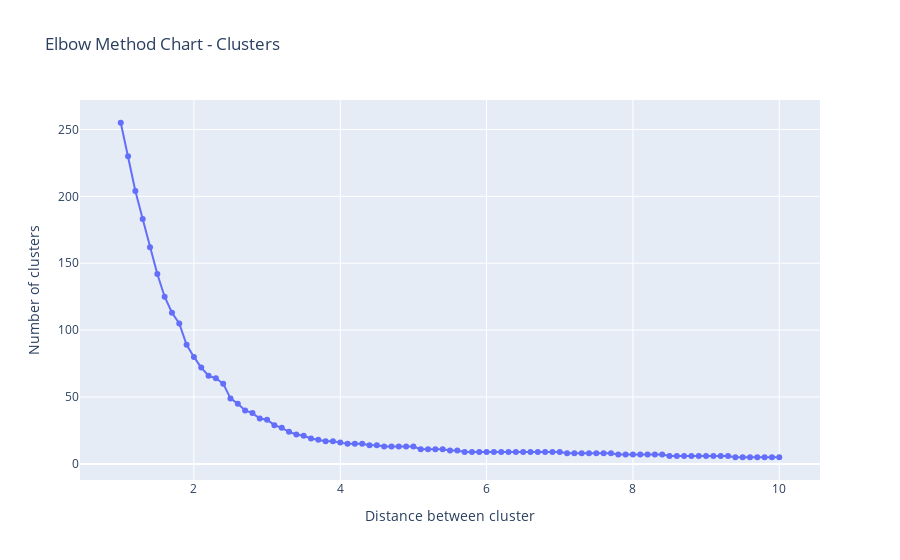

The code cell stored with this chart in its notebook:
### Markdown cell above
## <a id='toc1_3_'></a>[Agglomerative Hierarchical Clustering using Ward Linkage](#toc0_)

As indicated by the term hierarchical, the method seeks to build clusters based on hierarchy. Generally, there are two types of clustering strategies: **Agglomerative** and **Divisive**. Here, we mainly focus on the agglomerative approach, which can be easily pictured as a ‘bottom-up’ algorithm.

### <a id='toc1_3_1_'></a>[Ward Linkage Method](#toc0_)

There are four methods for combining clusters in agglomerative approach. The one we choose to use is called Ward’s Method. Unlike the others. Instead of measuring the distance directly, it analyzes the variance of clusters. Ward’s is said to be the most suitable method for quantitative variables.
    
$\Delta(A,B) = \sum_{i\in A \bigcup B} ||\overrightarrow{x_i} - \overrightarrow{m}_{A \bigcup B}||^2 - \sum_{i \in A}||\overrightarrow{x_i} - \overrightarrow{m}_A||^2 -\sum_{i \in B}||\overrightarrow{x_i}- \overrightarrow{m}_B||^2 
= \frac{n_An_B}{n_A+n_B} ||\overrightarrow{m}_A- \overrightarrow{m}_B||^2$

where $\overrightarrow{m}_j$ is the center of cluster j, and $n_j$ is the number of points in it. Δ is called the merging cost of combining the clusters A and B. With hierarchical clustering, the sum of squares starts out at zero (because every point is in its own cluster) and then grows as we merge clusters. Ward’s method keeps this growth as small as possible.

The euclidean distance is the straight line distance between two points in Euclidean Space.

$d(p,q) = \sqrt{(q_1 -p_1)^2 + (q_2 - p_2)^2 + \cdots + (q_n -p_n)^2} = \sqrt{\sum_{i=1} (q_i-p_i)^2}$

### Code cell
# dist_matrix is long form distance matrix
# notice this is the intracluster SSE
def intracluster_sse(df: pd.DataFrame) -> float:
    avg = df.mean(axis = 1)
    sse = (df.T - avg).pow(2).sum().sum()
    return (sse)

linkage_matrix = linkage(pivot_combined.T, 'ward')
t_values = np.arange(1, 10.1, 0.1)
avg_sse = []
clusters = []
for t in t_values:
    res = fcluster(linkage_matrix, criterion = "distance", t = t)
    df = pd.DataFrame(res, index = pivot_combined.columns).reset_index()
    grouped_data = df.groupby(0)['catalog_id'].apply(list).reset_index()
    sse_list = []
    clusters.append(len(grouped_data))
    for catalog in grouped_data["catalog_id"]:
        sse_list.append(intracluster_sse(pivot_combined[catalog]))
    avg_sse.append(sum(sse_list))

fig = go.Figure()
fig.add_trace(go.Scatter(x=t_values, y=clusters, mode='lines+markers'))
fig.update_xaxes(title_text="Distance between cluster")
fig.update_yaxes(title_text="Number of clusters")
fig.update_layout(title="Elbow Method Chart - Clusters")

### Figure 1 — Plotly figure (JSON) as saved in the notebook; plotly's stock layout.template omitted (floating-point values rounded to 4 significant figures)
{"data": [{"mode": "lines+markers", "type": "scatter", "x": [1, 1.1, 1.2, 1.3, 1.4, 1.5, 1.6, 1.7, 1.8, 1.9, 2.0, 2.1, 2.2, 2.3, 2.4, 2.5, 2.6, 2.7, 2.8, 2.9, 3.0, 3.1, 3.2, 3.3, 3.4, 3.5, 3.6, 3.7, 3.8, 3.9, 4.0, 4.1, 4.2, 4.3, 4.4, 4.5, 4.6, 4.7, 4.8, 4.9, 5.0, 5.1, 5.2, 5.3, 5.4, 5.5, 5.6, 5.7, 5.8, 5.9, 6.0, 6.1, 6.2, 6.3, 6.4, 6.5, 6.6, 6.7, 6.8, 6.9, 7.0, 7.1, 7.2, 7.3, 7.4, 7.5, 7.6, 7.7, 7.8, 7.9, 8.0, 8.1, 8.2, 8.3, 8.4, 8.5, 8.6, 8.7, 8.8, 8.9, 9.0, 9.1, 9.2, 9.3, 9.4, 9.5, 9.6, 9.7, 9.8, 9.9, 10.0], "y": [255, 230, 204, 183, 162, 142, 125, 113, 105, 89, 80, 72, 66, 64, 60, 49, 45, 40, 38, 34, 33, 29, 27, 24, 22, 21, 19, 18, 17, 17, 16, 15, 15, 15, 14, 14, 13, 13, 13, 13, 13, 11, 11, 11, 11, 10, 10, 9, 9, 9, 9, 9, 9, 9, 9, 9, 9, 9, 9, 9, 9, 8, 8, 8, 8, 8, 8, 8, 7, 7, 7, 7, 7, 7, 7, 6, 6, 6, 6, 6, 6, 6, 6, 6, 5, 5, 5, 5, 5, 5, 5]}], "layout": {"title": {"text": "Elbow Method Chart - Clusters"}, "xaxis": {"title": {"text": "Distance between cluster"}}, "yaxis": {"title": {"text": "Number of clusters"}}}}
